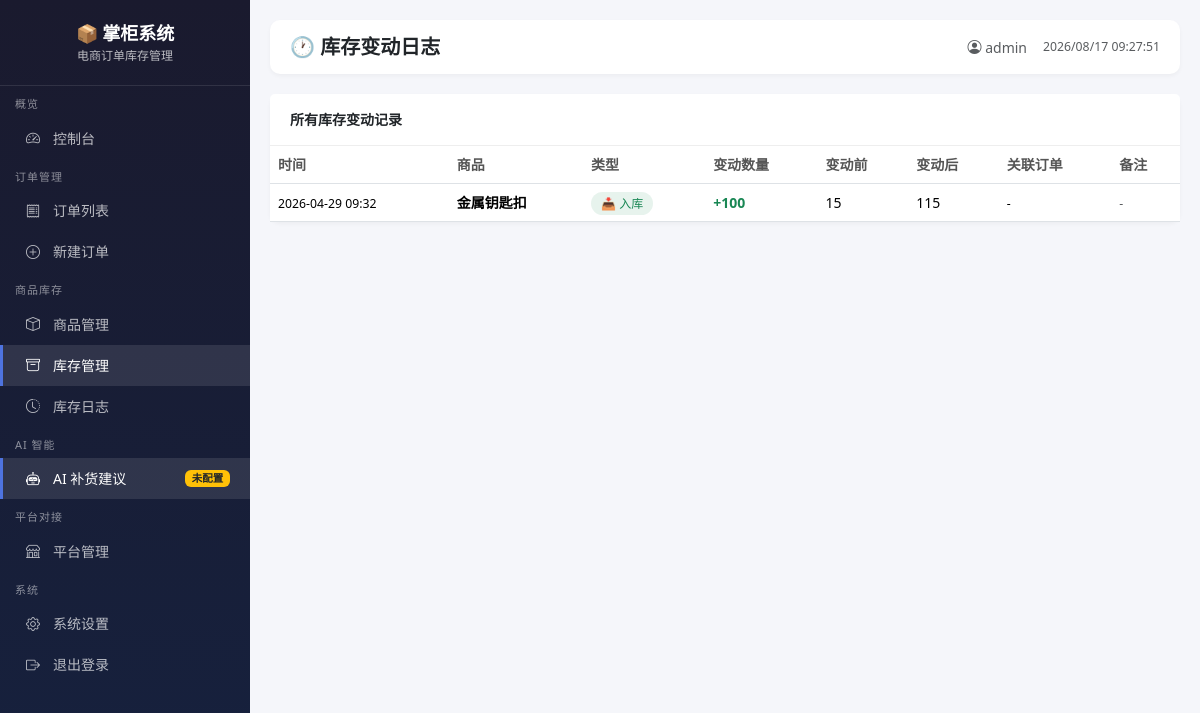
/inventory/logs (signed in), run on the app's committed database.
### models.py (models this page shows, shortened)
class User(UserMixin, db.Model):
    __tablename__ = 'users'
    id = db.Column(db.Integer, primary_key=True)
    username = db.Column(db.String(80), unique=True, nullable=False)
    password_hash = db.Column(db.String(256), nullable=False)
    email = db.Column(db.String(120))
    shop_name = db.Column(db.String(200), default='我的店铺')
    created_at = db.Column(db.DateTime, default=datetime.utcnow)

class InventoryLog(db.Model):
    __tablename__ = 'inventory_logs'
    id = db.Column(db.Integer, primary_key=True)
    product_id = db.Column(db.Integer, db.ForeignKey('products.id'), nullable=False)
    product_name = db.Column(db.String(300))
    change_type = db.Column(db.String(30))  # 入库/出库/盘点/订单扣减/退货
    quantity_change = db.Column(db.Integer)  # 变动数量（正数入库，负数出库）
    before_quantity = db.Column(db.Integer)
    after_quantity = db.Column(db.Integer)
    order_no = db.Column(db.String(100))  # 关联订单号
    operator = db.Column(db.String(100))  # 操作人
    remark = db.Column(db.Text)  # 备注
    created_at = db.Column(db.DateTime, default=datetime.utcnow)

### routes/main_routes.py (the view)
@main_bp.route('/inventory/logs')
@login_required
def inventory_logs():
    page = int(request.args.get('page', 1))
    logs = InventoryLog.query.order_by(
        InventoryLog.created_at.desc()
    ).paginate(page=page, per_page=50, error_out=False)
    return render_template('inventory/logs.html', logs=logs)

### templates/inventory/logs.html (shortened to what this page needs)
{% extends "base.html" %}
{% block page_title %}🕐 库存变动日志{% endblock %}
{% block content %}
<div class="card">
    <div class="card-header">
        <span>所有库存变动记录</span>
    </div>
    <div class="card-body p-0">
        <div class="table-responsive">
            <table class="table table-hover mb-0">
                <thead>
                    <tr>
                        <th>时间</th>
                        <th>商品</th>
                        <th>类型</th>
                        <th>变动数量</th>
                        <th>变动前</th>
                        <th>变动后</th>
                        <th>关联订单</th>
                        <th>备注</th>
                    </tr>
                </thead>
                <tbody>
                    {% for log in logs.items %}
                    <tr>
                        <td><small>{{ log.created_at.strftime('%Y-%m-%d %H:%M') }}</small></td>
                        <td><strong>{{ log.product_name }}</strong></td>
                        <td>
                            {% if log.change_type == '入库' %}
                            <span class="status-badge bg-success bg-opacity-10 text-success">📥 入库</span>
                            {% elif log.change_type == '出库' %}
                            <span class="status-badge bg-danger bg-opacity-10 text-danger">📤 出库</span>
                            {% elif log.change_type == '盘点' %}
                            <span class="status-badge bg-info bg-opacity-10 text-info">📋 盘点</span>
                            {% else %}
                            <span class="status-badge bg-secondary bg-opacity-10 text-secondary">{{ log.change_type }}</span>
                            {% endif %}
                        </td>
                        <td class="fw-bold {% if log.quantity_change > 0 %}text-success{% else %}text-danger{% endif %}">
                            {{ '+' if log.quantity_change > 0 }}{{ log.quantity_change }}
                        </td>
                        <td>{{ log.before_quantity }}</td>
                        <td>{{ log.after_quantity }}</td>
                        <td><small>{{ log.order_no or '-' }}</small></td>
                        <td><small class="text-muted">{{ log.remark or '-' }}</small></td>
                    </tr>
                    {% endfor %}
                </tbody>
            </table>
        </div>
    </div>
</div>
{% endblock %}

### templates/base.html (shortened to what this page needs)
<!DOCTYPE html>
<html lang="zh-CN" data-bs-theme="light">
<head>
    <link href="https://cdn.bootcdn.net/ajax/libs/bootstrap/5.3.3/css/bootstrap.min.css" rel="stylesheet">
    <link href="https://cdn.bootcdn.net/ajax/libs/bootstrap-icons/1.11.3/font/bootstrap-icons.min.css" rel="stylesheet">
</head>
<body>
    <nav class="sidebar">
        <div class="sidebar-brand">
            📦 掌柜系统
            <small>电商订单库存管理</small>
        </div>
        <div class="nav-section">概览</div>
        <a href="{{ url_for('main.dashboard') }}" class="nav-item {% if request.endpoint == 'main.dashboard' %}active{% endif %}">
            <i class="bi bi-speedometer2"></i> <span>控制台</span>
        </a>
        <div class="nav-section">订单管理</div>
        <a href="{{ url_for('main.order_list') }}" class="nav-item {% if request.endpoint and 'order' in request.endpoint %}active{% endif %}">
            <i class="bi bi-receipt"></i> <span>订单列表</span>
        </a>
        <a href="{{ url_for('main.order_create') }}" class="nav-item">
            <i class="bi bi-plus-circle"></i> <span>新建订单</span>
        </a>
        <div class="nav-section">商品库存</div>
        <a href="{{ url_for('main.product_list') }}" class="nav-item {% if request.endpoint and 'product' in request.endpoint %}active{% endif %}">
            <i class="bi bi-box"></i> <span>商品管理</span>
        </a>
        <a href="{{ url_for('main.inventory') }}" class="nav-item {% if request.endpoint and 'inventory' in request.endpoint %}active{% endif %}">
            <i class="bi bi-archive"></i> <span>库存管理</span>
        </a>
        <a href="{{ url_for('main.inventory_logs') }}" class="nav-item">
            <i class="bi bi-clock-history"></i> <span>库存日志</span>
        </a>
        <div class="nav-section">AI 智能</div>
        <a href="{{ url_for('main.ai_replenish') }}" class="nav-item {% if request.endpoint and 'ai' in request.endpoint %}active{% endif %}">
            <i class="bi bi-robot"></i> <span>AI 补货建议</span>
            {% if not ai_available %}<span class="badge bg-warning text-dark">未配置</span>{% endif %}
        </a>
        <div class="nav-section">平台对接</div>
        <a href="{{ url_for('main.platforms') }}" class="nav-item {% if request.endpoint and 'platform' in request.endpoint %}active{% endif %}">
            <i class="bi bi-shop"></i> <span>平台管理</span>
        </a>
        <div class="nav-section">系统</div>
        <a href="{{ url_for('main.settings') }}" class="nav-item {% if request.endpoint and 'setting' in request.endpoint %}active{% endif %}">
            <i class="bi bi-gear"></i> <span>系统设置</span>
        </a>
        <a href="{{ url_for('main.logout') }}" class="nav-item">
            <i class="bi bi-box-arrow-right"></i> <span>退出登录</span>
        </a>
    </nav>
    <div class="main-content">
        <div class="header">
            <h1 class="page-title">{% block page_title %}控制台{% endblock %}</h1>
            <div class="d-flex align-items-center gap-3">
                <span class="text-muted"><i class="bi bi-person-circle"></i> {{ current_user.username }}</span>
                <small class="text-muted" id="clock"></small>
            </div>
        </div>
        {% block content %}{% endblock %}
    </div>
</body>
</html>

### templates/base.html (style rules this page uses)
:root { --sidebar-width: 250px; --header-height: 60px; }
body { font-size: 14px; background-color: #f5f6fa; }
.sidebar { position: fixed; top: 0; left: 0; width: var(--sidebar-width); height: 100vh; background: linear-gradient(180deg, #1a1a2e 0%, #16213e 100%); color: #fff; z-index: 1000; overflow-y: auto; }
.sidebar-brand { padding: 20px; font-size: 18px; font-weight: bold; border-bottom: 1px solid rgba(255,255,255,0.1); text-align: center; }
.sidebar-brand small { font-size: 12px; opacity: 0.7; display: block; font-weight: normal; }
.sidebar .nav-section { padding: 10px 15px 5px; font-size: 11px; text-transform: uppercase; opacity: 0.5; letter-spacing: 1px; }
.sidebar .nav-item { padding: 10px 20px; color: rgba(255,255,255,0.7); text-decoration: none; display: flex; align-items: center; gap: 10px; transition: all 0.2s; border-left: 3px solid transparent; }
.sidebar .nav-item:hover, .sidebar .nav-item.active { background: rgba(255,255,255,0.1); color: #fff; border-left-color: #4e73df; }
.sidebar .nav-item i { width: 20px; text-align: center; }
.sidebar .nav-item .badge { margin-left: auto; }
.main-content { margin-left: var(--sidebar-width); padding: 20px; min-height: 100vh; }
.header { background: #fff; border-radius: 10px; padding: 15px 20px; margin-bottom: 20px; box-shadow: 0 2px 4px rgba(0,0,0,0.04); display: flex; justify-content: space-between; align-items: center; }
.header .page-title { font-size: 20px; font-weight: 600; margin: 0; }
.card { border: none; border-radius: 10px; box-shadow: 0 2px 4px rgba(0,0,0,0.04); margin-bottom: 20px; }
.card-header { background: #fff; border-bottom: 1px solid #eee; padding: 15px 20px; font-weight: 600; }
.table th { font-weight: 600; color: #555; border-top: none; }
.status-badge { padding: 3px 10px; border-radius: 20px; font-size: 12px; font-weight: 500; }

### data on the page
User: username "admin"
InventoryLog: created_at "2026-04-29 09:32", product_name "金属钥匙扣", change_type "📥 入库", quantity_change "+", quantity_change "100", before_quantity "15", after_quantity "115", order_no "-", remark "-"
